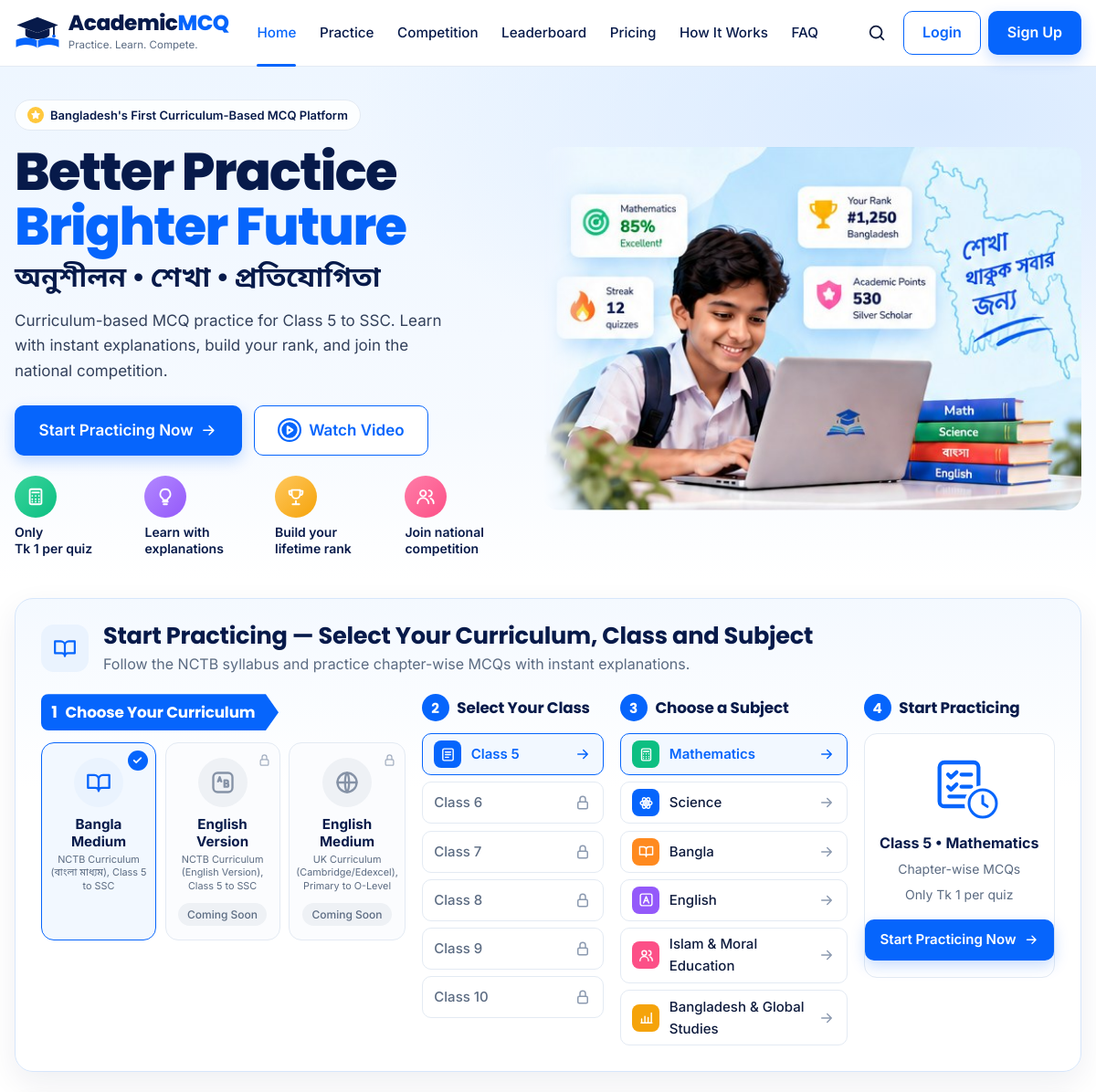
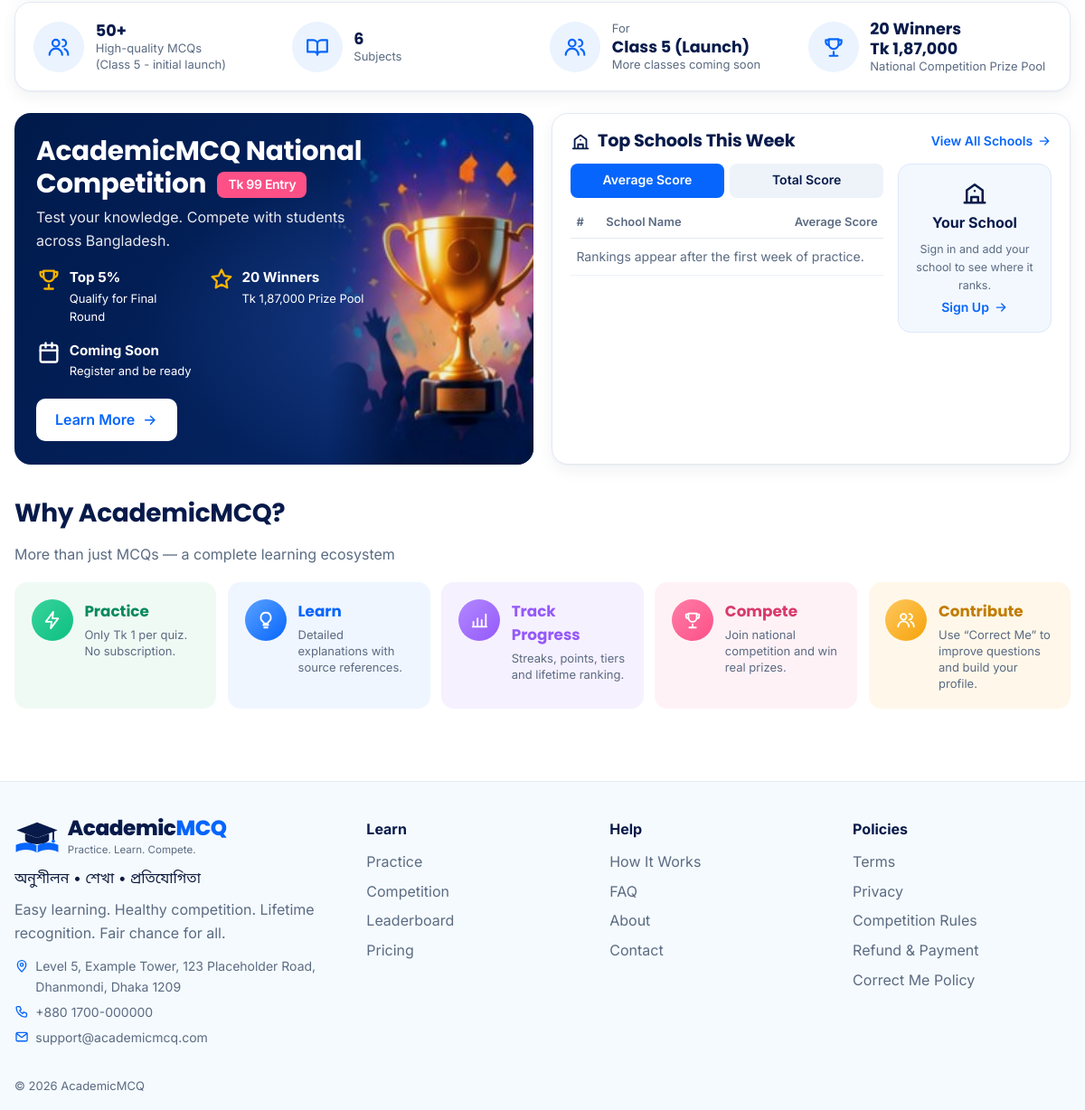
The page / on the database its author committed (2 pictures, top to bottom).
### tables this page shows
CREATE TABLE mediums (
    id              TINYINT UNSIGNED PRIMARY KEY AUTO_INCREMENT,
    name            VARCHAR(50)  NOT NULL,
    slug            VARCHAR(50)  NOT NULL UNIQUE,
    description     VARCHAR(150) NULL,
    is_active       TINYINT(1)   NOT NULL DEFAULT 0,
    sort_order      SMALLINT     NOT NULL DEFAULT 0
);

CREATE TABLE classes (
    id              TINYINT UNSIGNED PRIMARY KEY AUTO_INCREMENT,
    medium_id       TINYINT UNSIGNED NOT NULL,
    name            VARCHAR(50)  NOT NULL,           
    slug            VARCHAR(50)  NOT NULL,
    sort_order      SMALLINT     NOT NULL DEFAULT 0,
    is_active       TINYINT(1)   NOT NULL DEFAULT 0,  
    created_at      TIMESTAMP    NOT NULL DEFAULT CURRENT_TIMESTAMP,
    UNIQUE KEY uq_class_slug (medium_id, slug),
    CONSTRAINT fk_class_medium FOREIGN KEY (medium_id) REFERENCES mediums(id)
);

CREATE TABLE subjects (
    id              SMALLINT UNSIGNED PRIMARY KEY AUTO_INCREMENT,
    class_id        TINYINT UNSIGNED NOT NULL,
    name            VARCHAR(100) NOT NULL,
    name_bn         VARCHAR(100) NULL,
    slug            VARCHAR(100) NOT NULL,
    icon            VARCHAR(40)  NULL,
    description     TEXT         NULL,               
    sort_order      SMALLINT     NOT NULL DEFAULT 0,
    is_active       TINYINT(1)   NOT NULL DEFAULT 1,
    created_at      TIMESTAMP    NOT NULL DEFAULT CURRENT_TIMESTAMP,
    UNIQUE KEY uq_subject_slug (class_id, slug),
    CONSTRAINT fk_subject_class FOREIGN KEY (class_id) REFERENCES classes(id)
);

CREATE TABLE competitions (
    id              INT UNSIGNED PRIMARY KEY AUTO_INCREMENT,
    name            VARCHAR(150) NOT NULL,
    year            SMALLINT     NOT NULL,
    class_id        TINYINT UNSIGNED NULL,           
    entry_fee       DECIMAL(10,2) NOT NULL DEFAULT 99.00,
    prize_pool      DECIMAL(12,2) NOT NULL DEFAULT 187000.00,
    qualify_percent DECIMAL(4,1) NOT NULL DEFAULT 5.0,
    registration_opens_at  DATETIME NULL,
    registration_closes_at DATETIME NULL,
    round1_opens_at        DATETIME NULL,
    round1_closes_at       DATETIME NULL,
     
    round1_time_limit_minutes SMALLINT NOT NULL DEFAULT 45,
    round1_question_count  TINYINT UNSIGNED NOT NULL DEFAULT 30,
    final_at               DATETIME NULL,
    final_time_limit_minutes  SMALLINT NOT NULL DEFAULT 75,
    final_question_count   TINYINT UNSIGNED NOT NULL DEFAULT 50,
    rules_html      MEDIUMTEXT   NULL,               
    status          ENUM('draft','registration','round1','grading','final','completed')
                                 NOT NULL DEFAULT 'draft',
    created_at      TIMESTAMP    NOT NULL DEFAULT CURRENT_TIMESTAMP,
    CONSTRAINT fk_comp_class FOREIGN KEY (class_id) REFERENCES classes(id)
);

### application/views/home/index.php (the view, shortened to what the rows shown need)
<?php defined('BASEPATH') OR exit('No direct script access allowed');
$pool = $competition ? bd_number($competition['prize_pool']) : '';
$sel_ready = $selected['playable_chapters'] > 0;
$medium_icons = array('bangla-medium' => 'book-open', 'english-version' => 'ab', 'english-medium' => 'globe');
?>
<section class="home-hero">
  <div class="amcq-container home-hero__inner">
    <div class="home-hero__copy">
      <h1 class="home-hero__title">Better Practice<br><span>Brighter Future</span></h1>
    </div>
  </div>
</section>
<section class="amcq-container" id="start">
  <div class="selector">
    <div class="selector__head">
      <div>
        <h2><span class="only-wide">Start Practicing — Select Your Curriculum, Class and Subject</span><span class="only-narrow">Start Practicing</span></h2>
      </div>
    </div>
    <div class="selector__steps">
      <div class="step step--curriculum">
        <ul class="medium-cards">
          <?php foreach ($mediums as $m): ?>
          <li class="medium-card<?= $m['is_active'] ? ' is-selected' : ' is-locked' ?>">
            <?php if ($m['is_active']): ?><span class="medium-card__check" aria-label="Selected"><?= icon('check') ?></span>
            <?php else: ?><span class="medium-card__lock" aria-hidden="true"><?= icon('lock') ?></span><?php endif; ?>
            <span class="medium-card__icon"><?= icon(isset($medium_icons[$m['slug']]) ? $medium_icons[$m['slug']] : 'book') ?></span>
            <strong><?= e($m['name']) ?></strong>
            <small><span class="only-wide"><?= e($m['description']) ?></span><span class="only-narrow"><?= e(strtok($m['description'], ',')) ?></span></small>
            <?php if ( ! $m['is_active']): ?><span class="soon-tag">Coming Soon</span><?php endif; ?>
          </li>
          <?php endforeach; ?>
        </ul>
      </div>
      <div class="step">
        <ul class="pick-list pick-list--classes">
          <?php foreach ($classes as $c): ?>
            <li>
              <?php if ($c['is_active']): ?>
                <a class="pick-row is-selected" href="<?= site_url('?subject=' . $selected['slug'] . '#start') ?>" aria-current="true">
                  <span class="pick-row__icon pick-row__icon--blue"><?= icon('list') ?></span>
                  <span class="pick-row__text"><b><?= e($c['name']) ?></b><small class="pick-row__sub">Start Now</small></span><?= icon('arrow-right', 'pick-row__go') ?></a>
              <?php else: ?>
                <span class="pick-row is-locked" aria-disabled="true"><span class="pick-row__text"><b><?= e($c['name']) ?></b></span><?= icon('lock', 'pick-row__go') ?></span>
              <?php endif; ?>
            </li>
          <?php endforeach; ?>
        </ul>
      </div>
      <div class="step">
        <ul class="pick-list pick-list--subjects" data-subjects>
          <?php foreach ($subjects as $s): list($ic, $col, $short) = subject_style($s['slug']); $on = $s['id'] === $selected['id']; ?>
            <li>
              <a class="pick-row<?= $on ? ' is-selected' : '' ?>" href="<?= site_url('?subject=' . $s['slug'] . '#start') ?>"
                 data-subject="<?= e($s['slug']) ?>" data-name="<?= e($s['name']) ?>" data-icon="<?= $ic ?>" data-color="<?= $col ?>"
                 data-ready="<?= $s['playable_chapters'] ? 1 : 0 ?>" data-url="<?= site_url('practice/' . $class['slug'] . '/' . $s['slug']) ?>"<?= $on ? ' aria-current="true"' : '' ?>>
                <span class="pick-row__icon pick-row__icon--<?= $col ?>"><?= icon($ic) ?></span>
                <span class="pick-row__text"><b class="only-wide"><?= e($s['name']) ?></b></span><?= icon('arrow-right', 'pick-row__go') ?></a>
            </li>
          <?php endforeach; ?>
        </ul>
      </div>
      <div class="step step--go" data-go>
        <div class="go-card">
          <span class="go-card__art" aria-hidden="true"><?= icon('checklist') ?><?= icon('clock', 'go-card__clock') ?></span>
          <strong data-go-title><?= e($class['name']) ?> • <?= e($selected['name']) ?></strong>
          <span data-go-sub><?= $sel_ready ? 'Chapter-wise MCQs' : 'Questions coming soon' ?></span>
          <span>Only Tk <?= number_format(QUIZ_FEE_TAKA) ?> per quiz</span>
          <a class="amcq-btn amcq-btn--primary" data-go-link href="<?= site_url('practice/' . $class['slug'] . '/' . $selected['slug']) ?>">Start Practicing Now <?= icon('arrow-right') ?></a>
        </div>
      </div>
    </div>
  </div>
</section>
<section class="amcq-container">
  <ul class="stats-bar">
    <li><span class="chip chip--blue chip--lg"><?= icon('users') ?></span><div><strong><?= number_format($stats['questions']) ?>+</strong><span>High-quality MCQs</span><span>(<?= e($class['name']) ?> - initial launch)</span></div></li>
    <li><span class="chip chip--blue chip--lg"><?= icon('users') ?></span><div><small>For</small><strong><?= e($class['name']) ?> (Launch)</strong><span>More classes coming soon</span></div></li>
    <?php if ($competition): ?>
    <li><span class="chip chip--blue chip--lg"><?= icon('trophy') ?></span><div><strong><?= (int) $winners ?> Winners</strong><strong>Tk <?= $pool ?></strong><span>National Competition Prize Pool</span></div></li>
    <?php endif; ?>
  </ul>
</section>
<section class="amcq-container comp-schools">
  <?php if ($competition): ?>
  <div class="comp-banner">
    <div class="comp-banner__body">
      <h2><?= e($competition['name']) ?> <span class="badge-pink">Tk <?= number_format($competition['entry_fee']) ?> Entry</span></h2>
      <p>Test your knowledge. Compete with students across Bangladesh.</p>
      <ul class="comp-banner__facts">
        <li><?= icon('trophy', 'gold') ?><span><strong>Top <?= rtrim(rtrim($competition['qualify_percent'], '0'), '.') ?>%</strong>Qualify for Final Round</span></li>
        <li><?= icon('star', 'gold') ?><span><strong><?= (int) $winners ?> Winners</strong>Tk <?= $pool ?> Prize Pool</span></li>
        <li><?= icon('calendar') ?><span><strong><?= $competition['round1_opens_at'] ? date('j M Y', strtotime($competition['round1_opens_at'])) : 'Coming Soon' ?></strong>Register and be ready</span></li>
      </ul>
      <a class="amcq-btn amcq-btn--light" href="<?= site_url('competition') ?>">Learn More <?= icon('arrow-right') ?></a>
    </div>
    <img class="comp-banner__art" src="<?= asset('img/design/trophy.jpg') ?>" width="140" height="240" alt="">
  </div>
  <?php endif; ?>
  <div class="schools-card" data-tabs>
    <div class="schools-card__head">
      <h2><?= icon('school') ?> Top Schools This Week</h2>
    </div>
    <div class="schools-card__body">
      <div class="schools-card__table">
        <?php foreach (array('average' => $top_avg, 'total' => $top_total) as $tab => $rows): ?>
        <table class="mini-table" data-panel="<?= $tab ?>" id="<?= $tab === 'average' ? 'schools' : 'schools-total' ?>"<?= $school_tab === $tab ? '' : ' hidden' ?>>
          <thead><tr><th>#</th><th>School Name</th><th class="num"><?= $tab === 'average' ? 'Average Score' : 'Total Score' ?></th></tr></thead>
        </table>
        <?php endforeach; ?>
      </div>
    </div>
  </div>
</section>
<section class="amcq-container home-section">
  <h2>Why AcademicMCQ?</h2>
</section>

### application/helpers/amcq_helper.php (shortened to what the rows shown need)
<?php
function e($value)
{
	return htmlspecialchars((string) $value, ENT_QUOTES, 'UTF-8');
}
function asset($path)
{
	$path = ltrim($path, '/');
	$file = FCPATH . 'asset/' . $path;
	return APP_ASSET_URL . $path . (is_file($file) ? '?v=' . filemtime($file) : '');
}
function icon($name, $class = '')
{
	return '<svg class="icon ' . e($class) . '" aria-hidden="true"><use href="#i-' . e($name) . '"/></svg>';
}
function bd_number($n)
{
	$n = (string) (int) round($n);
	$last3 = substr($n, -3);
	$rest = substr($n, 0, -3);
	return preg_replace('/\B(?=(\d{2})+(?!\d))/', ',', $rest) . ',' . $last3;
}
function subject_style($slug)
{
	$map = array(
		'mathematics' => array('calculator', 'green',  'Math'),
		'science'     => array('atom',       'blue',   'Science'),
		'bangla'      => array('book-open',  'orange', 'Bangla'),
		'english'     => array('type',       'purple', 'English'),
		'islam-moral' => array('users',      'pink',   'Islam & Moral'),
		'bgs'         => array('bar-up',     'amber',  'BGS'),
	);
	return isset($map[$slug]) ? $map[$slug] : array('book', 'blue', NULL);
}

### rows shown on the page
mediums: name "Bangla Medium", description "NCTB Curriculum (বাংলা মাধ্যম), Class 5 to SSC"
mediums: name "English Version", description "NCTB Curriculum (English Version), Class 5 to SSC", is_active "Coming Soon"
mediums: name "English Medium", description "UK Curriculum (Cambridge/Edexcel), Primary to O-Level", is_active "Coming Soon"
classes: name "Class 5"
classes: name "Class 6"
classes: name "Class 7"
classes: name "Class 8"
classes: name "Class 9"
classes: name "Class 10"
subjects: name "Mathematics"
subjects: name "Science"
subjects: name "Bangla"
subjects: name "English"
subjects: name "Islam & Moral Education"
subjects: name "Bangladesh & Global Studies"
competitions: prize_pool "1,87,000", name "AcademicMCQ National Competition", entry_fee "99", qualify_percent "5"

### other values the page prints
$l[0] "Home"
$l[0] "Practice"
$l[0] "Competition"
$l[0] "Leaderboard"
$l[0] "Pricing"
$l[0] "How It Works"
$l[0] "FAQ"
QUIZ_FEE_TAKA "1"
$stats['questions'] "50"
$stats['subjects'] "6"
$winners "20"
CONTACT_ADDRESS "Level 5, Example Tower, 123 Placeholder Road, Dhanmondi, Dhaka 1209"
CONTACT_PHONE "+880 1700-000000"
CONTACT_EMAIL "support@academicmcq.com"
